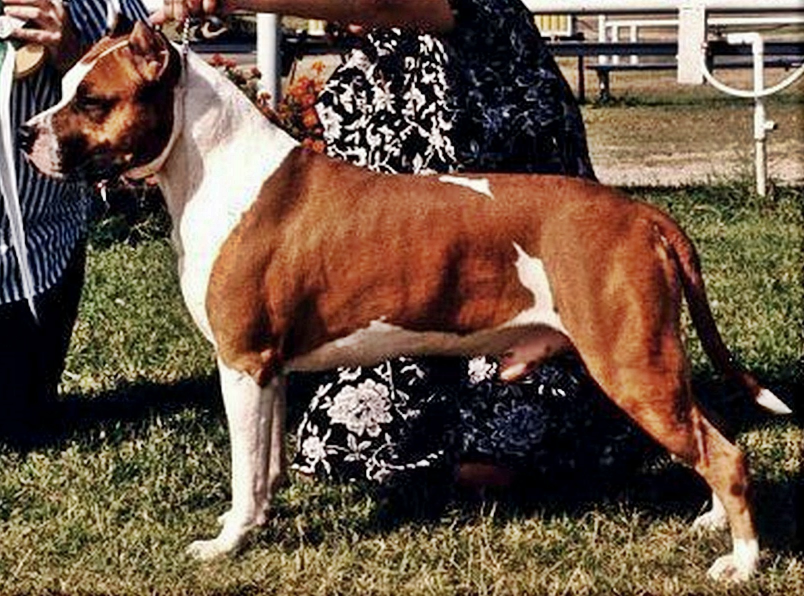
#> input picture content/images/%282%29%20Ch%20Rowdytowns%20Hardrock%20Cafe%20-%20AmStaff.jpg, 1608 x 1191 px (shown at 1/2 size); its folder holds only this picture in this run
$ jupyter execute --allow-errors project.ipynb
#> lines starting #> are read from the running program, lines starting #| are printed output that depends on the picture
## Some python packages installation ...

# Images Download

[cell 1]
import sys
import pandas as pd
from SPARQLWrapper import SPARQLWrapper, JSON
import requests
import shutil
import os

endpoint_url = "https://query.wikidata.org/sparql"

# Get cities
query = """SELECT ?item ?itemLabel ?image WHERE{

  ?item wdt:P279 wd:Q144;
          wdt:P18 ?image.
  SERVICE wikibase:label { bd:serviceParam wikibase:language "en". }
}LIMIT 100"""


def get_results(endpoint_url, query):
    user_agent = "WDQS-example Python/%s.%s" % (
        sys.version_info[0],
        sys.version_info[1],
    )
    sparql = SPARQLWrapper(endpoint_url, agent=user_agent)
    sparql.setQuery(query)
    sparql.setReturnFormat(JSON)
    return sparql.query().convert()


array = []
#> (the rest of this cell did not finish here and is left out)

# Exif Extraction

[cell 2]
from re import I
import os, sys
from PIL import Image ,TiffImagePlugin
from PIL.ExifTags import TAGS
from urllib.parse import urlparse, unquote
import json


folder_path = './content/images'
folder_dataexif_path = './content/exif/'

errors = []

file_count = 0
exif_count = 0


exif_images = {}

for filename in os.listdir(folder_path):
    file_path = os.path.join(folder_path, filename)
    if os.path.isfile(file_path):
      file_count += 1
      try:
        imgfile = Image.open(file_path)
#> imgfile is the input picture: PIL image 1608x1191 RGB; mean R, G, B 105.8, 84.5, 67.7
        exif_data = imgfile._getexif()

        if exif_data:
            try:
              exif_dict = {}
              for tag, value in exif_data.items():
                if not (type(value) is TiffImagePlugin.IFDRational or type(value) is bytes or type(value) is tuple or type(value) is dict):
                  tagname = TAGS.get(tag, tag)
                  if 'ImageDescription' in tagname or 'Orientation' in tagname:
                    exif_dict[tagname] = value

              if len(exif_dict) != 0:
                exif_images[filename] = exif_dict

            except Exception as e:
              print("An error occurred:", str(e))

            exif_count += 1
      except:
        errors.append(file_path)

if len(exif_images) != 0:
  with open("./content/exif.json", "w") as file:
            json.dump(exif_images, file, indent=4)


print("Summary: "+ str(file_count) +" files scanned, "+ str(exif_count)+" has exif data -> "+str(len(errors)) + " errors ")
print(errors)

# Dominant Colors Extraction

[cell 3]
import os
import json
import numpy as np
from PIL import Image
from sklearn.cluster import KMeans


def get_dominant_color(image_path, num_colors=3):
#> called with num_colors = 3
    image = Image.open(image_path)
    image = image.resize((150, 150))  # resize image to reduce processing time
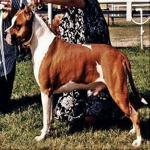
#> image: PIL image 150x150 RGB; mean R, G, B 105.8, 84.5, 67.7
    pixels = np.array(image).reshape(-1, 3)
    kmeans = KMeans(n_clusters=num_colors)
    kmeans.fit(pixels)
    dominant_color = kmeans.cluster_centers_[0]
    return dominant_color

image_dir = './content/images'

num_colors = 3

metadata = {}

for filename in os.listdir(image_dir):
      image_path = os.path.join(image_dir, filename)

      dominant_color = get_dominant_color(image_path, num_colors)

      metadata[filename] = dominant_color.tolist()

with open('./content/dominants_colors.json', 'w') as f:
    json.dump(metadata, f, indent=4)

# Images Tag

[cell 4]
import ipywidgets as widgets
from PIL import Image
import os
import json

class ImageTaggerApp:


    def __init__(self, images, tags):
        self.matrix = {}

        self.images = images
        self.tags = tags
        self.current_index = 0

        self.image_output = widgets.Output()
        self.tag_checkboxes = [widgets.Checkbox(description=tag, value=0) for tag in tags]
        self.prev_button = widgets.Button(description='Précédent')
        self.next_button = widgets.Button(description='Suivant')
        self.finish_button = widgets.Button(description='Terminer')

        self.prev_button.on_click(self.show_previous_image)
        self.next_button.on_click(self.show_next_image)
        self.finish_button.on_click(self.finish)

        self.show_image()
        self.show()

    def show_image(self):
        height = 600
        with self.image_output:
            self.image_output.clear_output(wait=True)
            img = Image.open(self.images[self.current_index])
            if height is not None:
                img = img.resize((int(img.width * (height / img.height)), height))
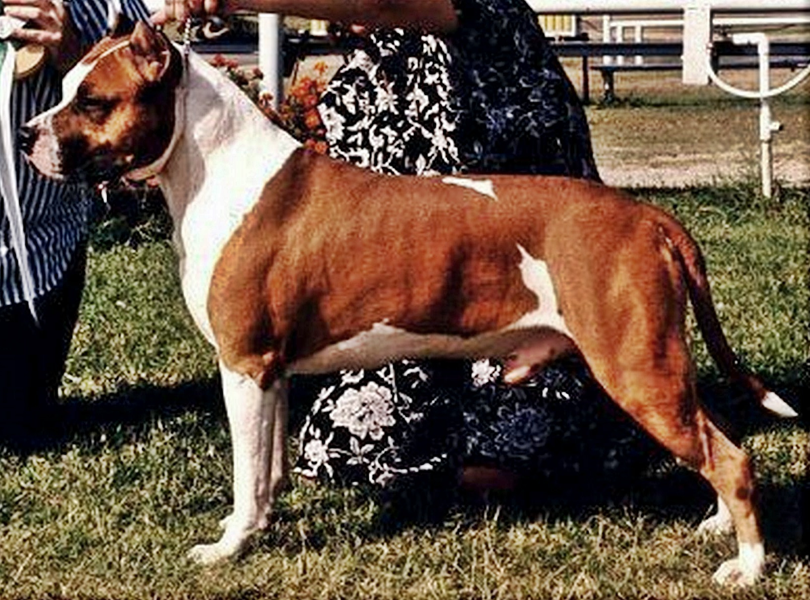
#> img: PIL image 810x600 RGB; mean R, G, B 105.8, 84.5, 67.7
            display(img)

    def show(self):
        display(self.image_output)
        display(widgets.VBox(self.tag_checkboxes))
        display(widgets.HBox([self.prev_button, self.next_button, self.finish_button]))

    # [39 lines left out: functions show_next_image, show_previous_image, finish, save_tags, set_tags, not called in this run]

def main():
    directory = "./content/images"
    image_paths = [os.path.join(directory, file) for file in os.listdir(directory)]
    tags = ['petit', 'moyen', 'grand', 'poils courts', 'poils long','oreilles tombantes', 'oreilles relevés', 'museau plat', 'museau moyen', 'museau alongé']
    app = ImageTaggerApp(image_paths, tags)

if __name__ == "__main__":
    main()

[cell 5]
import ipywidgets as widgets
from PIL import Image
import os
import json

def extract_data_from(path):
#> called with path = './content/tags.json'
    with open(path, 'r') as file:
#> (reads content/tags.json from the repository)
        return json.load(file)


class ImageVisualizationApp:


    def __init__(self, images ):
        self.matrix = {}

        self.images = images
        self.current_index = 0


        self.total_tags = extract_data_from("./content/tags.json")
        self.exif = extract_data_from("./content/exif.json")
#> (reads content/exif.json from the repository)
        self.dominants_colors = extract_data_from("./content/dominants_colors.json")

        self.image_output = widgets.Output()
        self.square = widgets.HTML(value=self.get_color())
        self.tags = widgets.Label(value= self.get_tags())
        self.orientation = widgets.Label(value= self.get_orientation())
        self.prev_button = widgets.Button(description='Précédent')
        self.next_button = widgets.Button(description='Suivant')
        self.finish_button = widgets.Button(description='Terminer')

        self.prev_button.on_click(self.show_previous_image)
        self.next_button.on_click(self.show_next_image)
        self.finish_button.on_click(self.finish)

        self.show_image()
        self.show()

    def show_image(self):
        height = 600
        with self.image_output:
            self.image_output.clear_output(wait=True)
            img = Image.open(self.images[self.current_index])
            if height is not None:
                img = img.resize((int(img.width * (height / img.height)), height))
            display(img)

    def show(self):
        display(self.image_output)
        display(self.tags)
        display(self.orientation)
        display(self.square)
        display(widgets.HBox([self.prev_button, self.next_button, self.finish_button]))


    # [13 lines left out: functions show_next_image, show_previous_image, not called in this run]

    def finish(self, _):
        clear_output()

    def get_tags(self):
        image_name = "./content/images/" + os.path.basename(self.images[self.current_index])
        if image_name in self.total_tags and self.total_tags[image_name] is not None:
            tags = self.total_tags[image_name]
            s = "Tags : "
            for tag in tags:
                if tags[tag] is True:
                    s += tag + " "
            return s
        return "Tags : "

    def get_orientation(self):
        image_name = os.path.basename(self.images[self.current_index])
        if image_name in self.exif and self.exif[image_name] is not None:
            exif = self.exif[image_name]
            if 'Orientation' in exif and exif['Orientation'] is not None:
                orientation = exif['Orientation']
                if orientation == 1:
                    return "Orientation : vertical"
                else :
                    return "Orientation : paysage"
        return "Orientation : "

    def get_color(self):
        image_name = os.path.basename(self.images[self.current_index])
        if image_name in self.dominants_colors and self.dominants_colors[image_name] is not None:
            color = self.dominants_colors[image_name]
            return f'<div style="width: 100px; height: 100px; background-color: rgb({color[0]}, {color[1]}, {color[2]});"></div>'
        return ""

def main():
    directory = "./content/images"
    image_paths = [os.path.join(directory, file) for file in os.listdir(directory)]

    app = ImageVisualizationApp(image_paths, )

if __name__ == "__main__":
    main()
